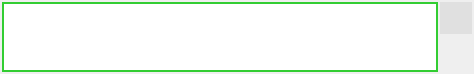
<?xml version="1.0" encoding="UTF-8"?>
<ui version="4.0">
 <class>Form</class>
 <widget class="QWidget" name="Form">
  <property name="geometry">
   <rect>
    <x>0</x>
    <y>0</y>
    <width>474</width>
    <height>74</height>
   </rect>
  </property>
  <property name="sizePolicy">
   <sizepolicy hsizetype="Preferred" vsizetype="Fixed">
    <horstretch>0</horstretch>
    <verstretch>0</verstretch>
   </sizepolicy>
  </property>
  <property name="minimumSize">
   <size>
    <width>0</width>
    <height>74</height>
   </size>
  </property>
  <property name="maximumSize">
   <size>
    <width>16777215</width>
    <height>74</height>
   </size>
  </property>
  <property name="windowTitle">
   <string>Form</string>
  </property>
  <property name="windowOpacity">
   <double>1.000000000000000</double>
  </property>
  <layout class="QHBoxLayout" name="horizontalLayout_2">
   <property name="spacing">
    <number>0</number>
   </property>
   <property name="leftMargin">
    <number>0</number>
   </property>
   <property name="topMargin">
    <number>0</number>
   </property>
   <property name="rightMargin">
    <number>0</number>
   </property>
   <property name="bottomMargin">
    <number>0</number>
   </property>
   <item>
    <layout class="QHBoxLayout" name="horizontalLayout">
     <property name="spacing">
      <number>2</number>
     </property>
     <property name="sizeConstraint">
      <enum>QLayout::SetDefaultConstraint</enum>
     </property>
     <property name="leftMargin">
      <number>2</number>
     </property>
     <property name="topMargin">
      <number>2</number>
     </property>
     <property name="rightMargin">
      <number>2</number>
     </property>
     <property name="bottomMargin">
      <number>2</number>
     </property>
     <item>
      <widget class="QTextBrowser" name="browser">
       <property name="sizePolicy">
        <sizepolicy hsizetype="Expanding" vsizetype="Fixed">
         <horstretch>0</horstretch>
         <verstretch>0</verstretch>
        </sizepolicy>
       </property>
       <property name="minimumSize">
        <size>
         <width>0</width>
         <height>70</height>
        </size>
       </property>
       <property name="maximumSize">
        <size>
         <width>16777215</width>
         <height>70</height>
        </size>
       </property>
       <property name="font">
        <font>
         <family>Arial</family>
         <pointsize>10</pointsize>
        </font>
       </property>
       <property name="styleSheet">
        <string notr="true">QTextBrowser {
    border: 2px solid #32CD32;
    background-color: white;
}</string>
       </property>
      </widget>
     </item>
     <item>
      <layout class="QVBoxLayout" name="verticalLayout" stretch="0,0">
       <item>
        <widget class="QPushButton" name="btn_del">
         <property name="sizePolicy">
          <sizepolicy hsizetype="Fixed" vsizetype="Fixed">
           <horstretch>0</horstretch>
           <verstretch>0</verstretch>
          </sizepolicy>
         </property>
         <property name="minimumSize">
          <size>
           <width>32</width>
           <height>32</height>
          </size>
         </property>
         <property name="maximumSize">
          <size>
           <width>32</width>
           <height>32</height>
          </size>
         </property>
         <property name="contextMenuPolicy">
          <enum>Qt::DefaultContextMenu</enum>
         </property>
         <property name="styleSheet">
          <string notr="true">QPushButton {
    background-color: #E0E0E0;
    border: none;
}

QPushButton:hover {
    background-color: #D3D3D3;
}

QPushButton:pressed {
    background-color: #BEBEBE;
}
</string>
         </property>
         <property name="text">
          <string/>
         </property>
         <property name="icon">
          <iconset resource="res.qrc">
           <normaloff>:/icons/delete.png</normaloff>
           <normalon>:/icons/delete_on.png</normalon>:/icons/delete.png</iconset>
         </property>
         <property name="iconSize">
          <size>
           <width>20</width>
           <height>20</height>
          </size>
         </property>
        </widget>
       </item>
       <item>
        <spacer name="verticalSpacer">
         <property name="orientation">
          <enum>Qt::Vertical</enum>
         </property>
         <property name="sizeHint" stdset="0">
          <size>
           <width>20</width>
           <height>40</height>
          </size>
         </property>
        </spacer>
       </item>
      </layout>
     </item>
    </layout>
   </item>
  </layout>
 </widget>
 <resources>
  <include location="res.qrc"/>
 </resources>
 <connections/>
</ui>
